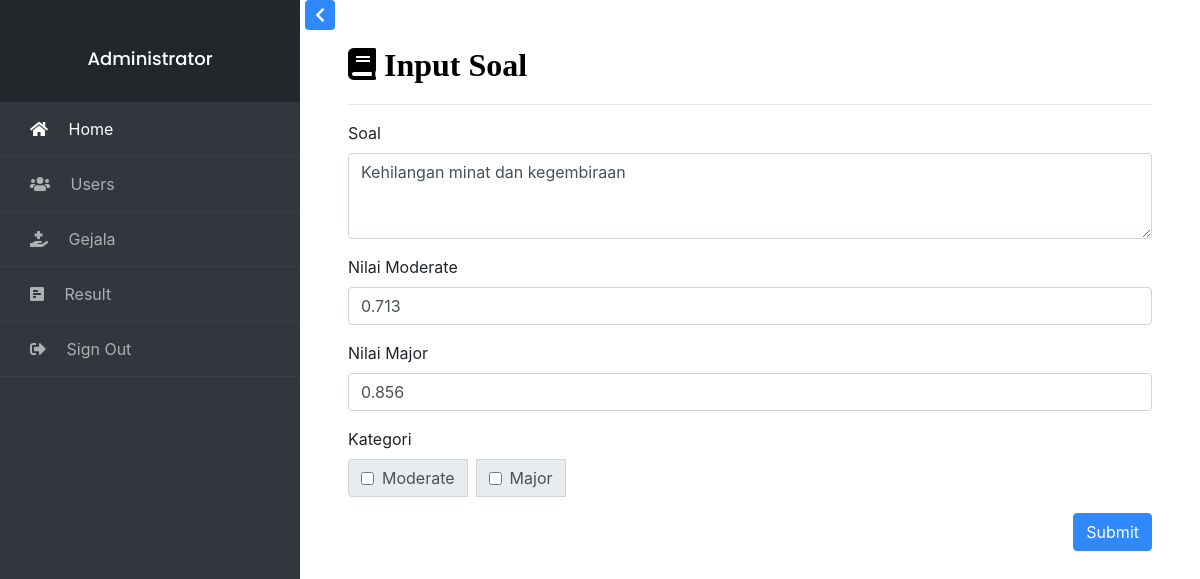
The app's page /Admin/editsoal.php?Soalid=1 (signed in) with its own data.
### tables this page shows
CREATE TABLE `soal` (
  `Soalid` int(11) NOT NULL,
  `Soal` text NOT NULL,
  `Nilai_H1` varchar(12) NOT NULL,
  `Nilai_H2` varchar(12) NOT NULL,
  `Moderate` int(11) NOT NULL,
  `Major` int(11) NOT NULL
);

### Admin/editsoal.php (the view, shortened to what this page needs)
<?php
require('../connected/db.php');
if (isset($_GET['Soalid'])) {
    $id = $_GET['Soalid'];
    $update = mysqli_query($conn, "SELECT * FROM soal WHERE Soalid='$id'");
    if (mysqli_num_rows($update) > 0) {
        while ($row = mysqli_fetch_array($update)) {
            $soal = $row['Soal'];
            $nilai_h1 = $row['Nilai_H1'];
            $nilai_h2 = $row['Nilai_H2'];
            $moderate = $row['Moderate'];
            $major = $row['Major'];
?>
            <!doctype html>
            <html lang="en">
            <head>
                <link rel="stylesheet" href="../assets/fontawesome/css/all.min.css">
                <link rel="stylesheet" href="assets/css/dashboard.css">
                <link rel="stylesheet" href="../assets/bootstrap-4.5.3-dist/css/bootstrap.min.css">
            </head>
            <body>
                <div class="wrapper d-flex align-items-stretch">
                    <nav id="sidebar">
                        <div class="custom-menu">
                            <button type="button" id="sidebarCollapse" class="btn btn-primary">
                            </button>
                        </div>
                        <div class="img bg-wrap text-center py-4" style="background-image: url(../../img/bg.jpg);">
                            <div class="user-logo">
                                <h3>Administrator</h3>
                            </div>
                        </div>
                        <ul class="list-unstyled components mb-5">
                            <li class="active">
                                <a href="dashboard.php"><span class="fas fa-home mr-3"></span> Home</a>
                            </li>
                            <li>
                                <a href="users.php"><span class="fas fa-users mr-3"></span> Users</a>
                            </li>
                            <li>
                                <a href="penyakit.php"><span class="fas fas fa-hand-holding-medical mr-3"></span> Gejala</a>
                            </li>
                            <li>
                                <a href="result.php"><span class="fas fa-poll-h mr-3"></span> Result</a>
                            </li>
                            <li>
                                <a href="logout.php"><span class="fas fa-sign-out-alt mr-3"></span> Sign Out</a>
                            </li>
                        </ul>
                    </nav>
                    <div id="content" class="p-4 p-md-5 pt-5">
                        <h2 class="fas fa-book"> Input Soal</h2>
                        <hr>
                        <form method="POST">
                            <div class="form-group">
                                <label for="soal">Soal</label>
                                <textarea class="form-control" id="soal" name="soal" rows="3"><?= $soal; ?></textarea>
                            </div>
                            <div class="form-group">
                                <label for="nilai">Nilai Moderate</label>
                                <input type="text" class="form-control" id="nilai_h1" name="nilai_h1" value="<?= $nilai_h1; ?>">
                            </div>
                            <div class="form-group">
                                <label for="nilai">Nilai Major</label>
                                <input type="text" class="form-control" id="nilai_h2" name="nilai_h2" value="<?= $nilai_h2; ?>">
                            </div>
                            <label for="nilai">Kategori</label>
                            <div class="input-group mb-3">
                                <div class="input-group-prepend">
                                    <div class="input-group-text">
                                        <input type="checkbox" aria-label="Checkbox for following text input" name="moderate" <?php if ($moderate == 1) {
                                                                                                                                    echo "checked";
                                                                                                                                } ?>> <span class="ml-2">Moderate</span>
                                    </div>
                                    <div class="ml-2 input-group-text">
                                        <input type="checkbox" aria-label="Checkbox for following text input" name="major" <?php if ($major == 1) {
                                                                                                                                echo "checked";
                                                                                                                            } ?>> <span class="ml-2">Major</span>
                                    </div>
                                </div>
                            </div>
                            <div class="form-group text-right">
                                <button type="submit" name="submit" class="btn btn-primary">Submit</button>
                            </div>
                    </div>
        <?php }
    }
} ?>
            </body>
            </html>

### records on screen
soal: soal "Kehilangan minat dan kegembiraan", nilai_h1 "0.713", nilai_h2 "0.856"
